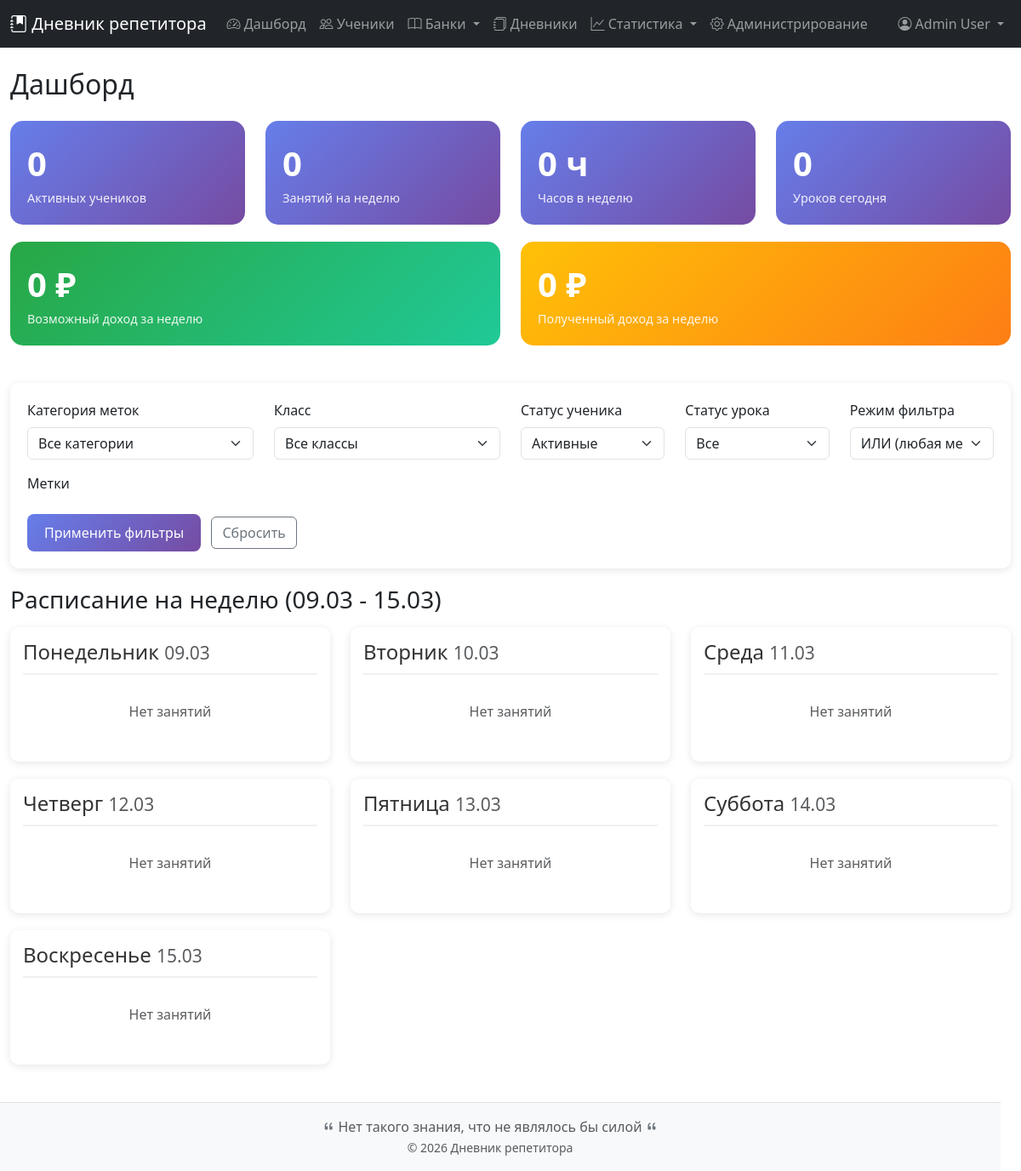
Before: /dashboard.php (signed in) with the older database file.
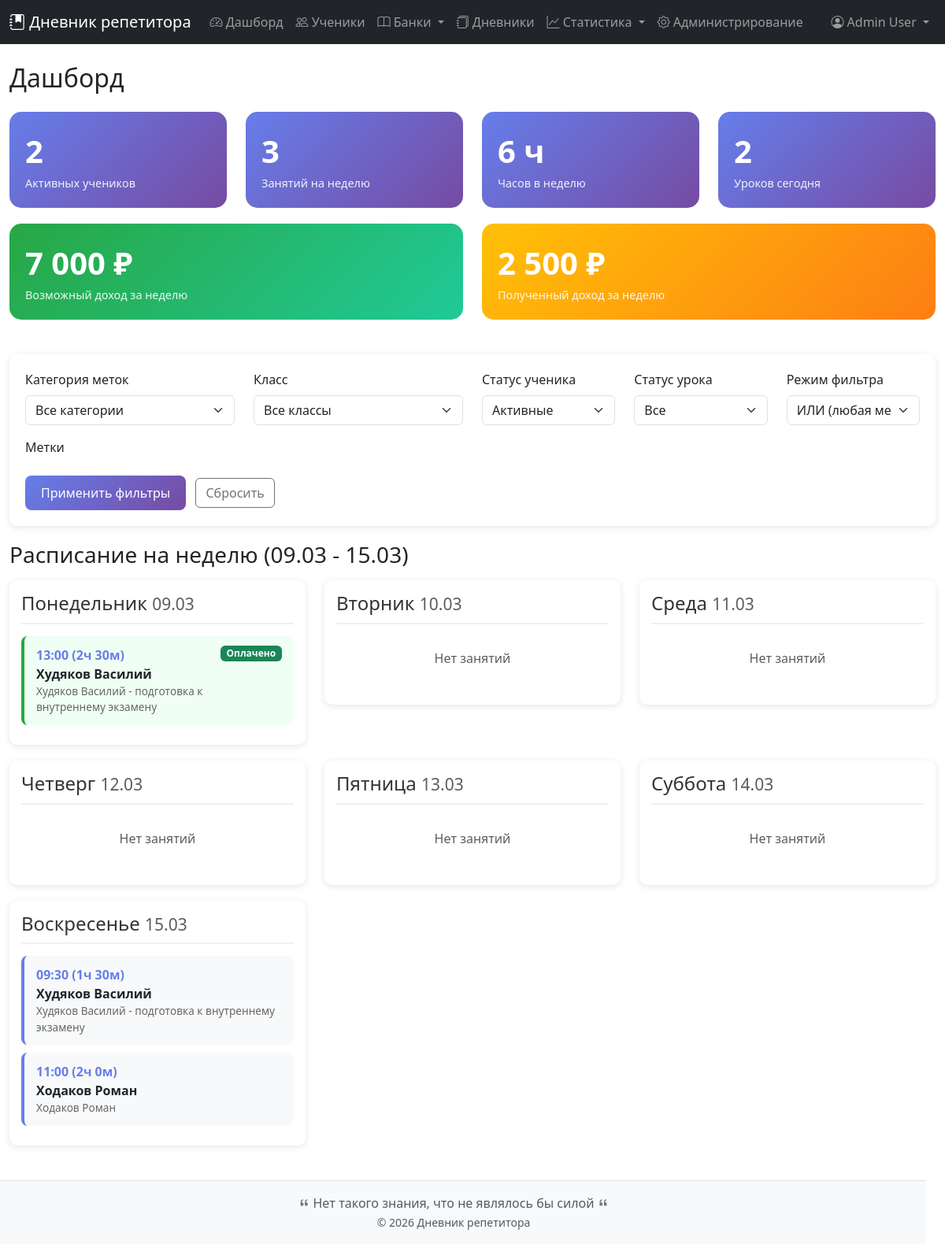
After: the same page with the newer database file.
### tables this page shows
CREATE TABLE `users` (
  `id` int(11) NOT NULL,
  `username` varchar(50) NOT NULL,
  `email` varchar(100) NOT NULL,
  `password_hash` varchar(255) NOT NULL,
  `first_name` varchar(50) NOT NULL,
  `last_name` varchar(50) NOT NULL,
  `middle_name` varchar(50) DEFAULT NULL,
  `phone` varchar(20) DEFAULT NULL,
  `is_active` tinyint(1) DEFAULT 1,
  `is_admin` tinyint(1) DEFAULT 0,
  `created_at` timestamp NOT NULL DEFAULT current_timestamp(),
  `updated_at` timestamp NOT NULL DEFAULT current_timestamp() ON UPDATE current_timestamp(),
  `last_login` timestamp NULL DEFAULT NULL,
  `reset_token` varchar(100) DEFAULT NULL,
  `reset_token_expires` timestamp NULL DEFAULT NULL
);

CREATE TABLE `lessons` (
  `id` int(11) NOT NULL,
  `diary_id` int(11) NOT NULL,
  `student_id` int(11) NOT NULL,
  `lesson_date` date NOT NULL,
  `start_time` time DEFAULT '12:00:00',
  `duration` int(11) DEFAULT NULL,
  `cost` decimal(10,2) DEFAULT NULL,
  `topics_manual` text DEFAULT NULL,
  `homework_manual` text DEFAULT NULL,
  `comment` text DEFAULT NULL,
  `link_url` varchar(500) DEFAULT NULL,
  `link_comment` varchar(255) DEFAULT NULL,
  `grade_lesson` int(11) DEFAULT NULL CHECK (`grade_lesson` between 0 and 5),
  `grade_comment` text DEFAULT NULL,
  `grade_homework` int(11) DEFAULT NULL CHECK (`grade_homework` between 0 and 5),
  `homework_comment` text DEFAULT NULL,
  `is_cancelled` tinyint(1) DEFAULT 0,
  `is_completed` tinyint(1) DEFAULT 0,
  `is_paid` tinyint(1) DEFAULT 0,
  `public_link` varchar(100) DEFAULT NULL,
  `created_at` timestamp NOT NULL DEFAULT current_timestamp(),
  `updated_at` timestamp NOT NULL DEFAULT current_timestamp() ON UPDATE current_timestamp()
);

CREATE TABLE `students` (
  `id` int(11) NOT NULL,
  `user_id` int(11) NOT NULL,
  `first_name` varchar(50) NOT NULL,
  `last_name` varchar(50) NOT NULL,
  `middle_name` varchar(50) DEFAULT NULL,
  `class` varchar(20) DEFAULT NULL,
  `phone` varchar(20) DEFAULT NULL,
  `lesson_cost` decimal(10,2) DEFAULT NULL,
  `lesson_duration` int(11) DEFAULT NULL,
  `lessons_per_week` int(11) DEFAULT NULL,
  `goals` text DEFAULT NULL,
  `birth_date` date DEFAULT NULL,
  `start_date` date DEFAULT NULL,
  `end_date` date DEFAULT NULL,
  `city` varchar(100) DEFAULT NULL,
  `email` varchar(100) DEFAULT NULL,
  `messenger1` varchar(255) DEFAULT NULL,
  `messenger2` varchar(255) DEFAULT NULL,
  `messenger3` varchar(255) DEFAULT NULL,
  `is_active` tinyint(1) DEFAULT 1,
  `created_at` timestamp NOT NULL DEFAULT current_timestamp(),
  `updated_at` timestamp NOT NULL DEFAULT current_timestamp() ON UPDATE current_timestamp()
);

CREATE TABLE `diaries` (
  `id` int(11) NOT NULL,
  `user_id` int(11) NOT NULL,
  `student_id` int(11) DEFAULT NULL,
  `category_id` int(11) DEFAULT NULL,
  `name` varchar(255) NOT NULL,
  `description` text DEFAULT NULL,
  `lesson_cost` decimal(10,2) DEFAULT NULL,
  `lesson_duration` int(11) DEFAULT NULL,
  `public_link` varchar(100) DEFAULT NULL,
  `is_public` tinyint(4) NOT NULL DEFAULT 0,
  `created_at` timestamp NOT NULL DEFAULT current_timestamp(),
  `updated_at` timestamp NOT NULL DEFAULT current_timestamp() ON UPDATE current_timestamp()
);

### config.php (called while the page is built, shortened)
<?php
function getCurrentUser($pdo) {
    $stmt = $pdo->prepare("SELECT id, username, email, first_name, last_name, middle_name, phone, is_admin FROM users WHERE id = ?");
    $stmt->execute([$_SESSION['user_id']]);
    return $stmt->fetch();
}
?>

### dashboard.php (the view, shortened to what the rows shown need)
<?php
require_once 'config.php';
$currentUser = getCurrentUser($pdo);
$userId = $currentUser['id'];
$statusFilter = $_GET['status'] ?? 'active';
$weekStart = date('Y-m-d', strtotime('monday this week'));
$weekEnd = date('Y-m-d', strtotime('sunday this week'));
$query = "
    SELECT
        l.*,
        s.first_name as student_first_name,
        s.last_name as student_last_name,
        s.class,
        d.name as diary_name,
        GROUP_CONCAT(DISTINCT t.name) as topics,
        GROUP_CONCAT(DISTINCT CONCAT(t.name, '|', t.id)) as topics_with_ids
    FROM lessons l
    JOIN students s ON l.student_id = s.id
    JOIN diaries d ON l.diary_id = d.id
    LEFT JOIN lesson_topics lt ON l.id = lt.lesson_id
    LEFT JOIN topics t ON lt.topic_id = t.id
    WHERE s.user_id = :user_id
        AND l.lesson_date BETWEEN :week_start AND :week_end
";
if ($statusFilter === 'active') {
    $query .= " AND s.is_active = 1";
} elseif ($statusFilter === 'inactive') {
    $query .= " AND s.is_active = 0";
}
$query .= " GROUP BY l.id ORDER BY l.lesson_date, l.start_time";
$stmt = $pdo->prepare($query);
$params = [
    ':user_id' => $userId,
    ':week_start' => $weekStart,
    ':week_end' => $weekEnd
];
$stmt->execute($params);
$schedule = $stmt->fetchAll();
$daysOfWeek = [
    'monday' => [],
    'tuesday' => [],
    'wednesday' => [],
    'thursday' => [],
    'friday' => [],
    'saturday' => [],
    'sunday' => []
];
foreach ($schedule as $lesson) {
    $dayOfWeek = strtolower(date('l', strtotime($lesson['lesson_date'])));
    $daysOfWeek[$dayOfWeek][] = $lesson;
}
?>
<!DOCTYPE html>
<html lang="ru">
<head>
    <link href="https://cdn.jsdelivr.net/npm/bootstrap@5.3.0/dist/css/bootstrap.min.css" rel="stylesheet">
</head>
<body>
    <?php include 'menu.php'; ?>
    <div class="container-fluid py-4">
        <div class="row">
            <div class="col-12">
                <h2 class="mb-4">Дашборд</h2>
            </div>
        </div>
        <div class="row">
            <?php
            $days = [
                'monday' => 'Понедельник',
                'tuesday' => 'Вторник',
                'wednesday' => 'Среда',
                'thursday' => 'Четверг',
                'friday' => 'Пятница',
                'saturday' => 'Суббота',
                'sunday' => 'Воскресенье'
            ];
            foreach ($days as $dayKey => $dayName):
                $date = date('d.m', strtotime("{$dayKey} this week"));
            ?>
            <div class="col-md-6 col-lg-4">
                <div class="schedule-day">
                    <h4><?php echo $dayName; ?> <small class="text-muted"><?php echo $date; ?></small></h4>
                    <?php if (empty($daysOfWeek[$dayKey])): ?>
                        <p class="text-muted text-center py-3">Нет занятий</p>
                    <?php else: ?>
                        <?php foreach ($daysOfWeek[$dayKey] as $lesson):
                            $lessonClass = '';
                            if ($lesson['is_completed']) $lessonClass = 'completed';
                            elseif ($lesson['is_cancelled']) $lessonClass = 'cancelled';
                        ?>
                            <div class="lesson-item <?php echo $lessonClass; ?>"
                                onclick="window.location.href='lessons.php?action=edit&id=<?php echo $lesson['id']; ?>&diary_id=<?php echo $lesson['diary_id']; ?>&from=dashboard'">
                                <div class="d-flex justify-content-between align-items-start">
                                    <div>
                                        <div class="lesson-time">
                                            <?php echo date('H:i', strtotime($lesson['start_time'])); ?>
                                            (<?php echo floor($lesson['duration'] / 60) . 'ч ' . ($lesson['duration'] % 60) . 'м'; ?>)
                                        </div>
                                        <div class="lesson-student">
                                            <?php echo htmlspecialchars($lesson['student_last_name'] . ' ' . $lesson['student_first_name']); ?>
                                        </div>
                                        <div class="lesson-diary">
                                            <?php echo htmlspecialchars($lesson['diary_name']); ?>
                                        </div>
                                    </div>
                                    <?php if ($lesson['is_paid']): ?>
                                        <span class="badge bg-success">Оплачено</span>
                                    <?php endif; ?>
                                </div>
                            </div>
                        <?php endforeach; ?>
                    <?php endif; ?>
                </div>
            </div>
            <?php endforeach; ?>
        </div>
    </div>
    <? include 'footer.php'?>
</body>
</html>

### menu.php (shortened to what the rows shown need)
<?php
$currentUser = getCurrentUser($pdo);
?>
<nav class="navbar navbar-expand-lg navbar-dark bg-dark">
    <div class="container-fluid">
        <div class="collapse navbar-collapse" id="navbarNav">
            <ul class="navbar-nav">
                <li class="nav-item dropdown">
                    <a class="nav-link dropdown-toggle" href="#" role="button" data-bs-toggle="dropdown">
                        <i class="bi bi-person-circle"></i>
                        <?php echo htmlspecialchars($currentUser['first_name'] . ' ' . $currentUser['last_name']); ?>
                    </a>
                </li>
            </ul>
        </div>
    </div>
</nav>
<link rel="stylesheet" href="https://cdn.jsdelivr.net/npm/bootstrap-icons@1.11.0/font/bootstrap-icons.css">

Changed rows visible on the page:
added lessons: start_time "13:00", floor($lesson['duration']/60) "2", $lesson['duration']%60 "30", student.first_name "Худяков Василий", diary.name "Худяков Василий - подготовка к внутреннему экзамену", is_paid "Оплачено", is_completed 1 (drawn), shown under "Понедельник"
added lessons: start_time "09:30", floor($lesson['duration']/60) "1", $lesson['duration']%60 "30", student.first_name "Худяков Василий", diary.name "Худяков Василий - подготовка к внутреннему экзамену", shown under "Воскресенье"
added lessons: start_time "11:00", floor($lesson['duration']/60) "2", $lesson['duration']%60 "0", student.first_name "Ходаков Роман", diary.name "Ходаков Роман", shown under "Воскресенье"
Other visible differences:
$activeStudents: "0" → "2"
$weeklyLessons: "0" → "3"
$weeklyHours: "0" → "6"
$todayLessons: "0" → "2"
$income['potential']: "0" → "7 000"
$income['paid']: "0" → "2 500"
list line gone: "Нет занятий"
